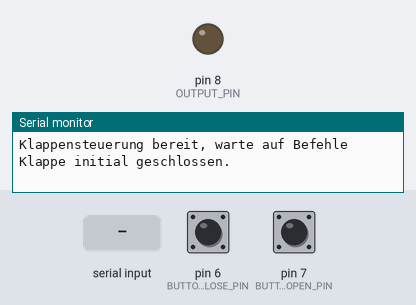
Bench run of a program on a simulated Arduino Uno, built with avr-gcc and run on an emulated ATmega328P. Parts: output pins drawn as LEDs (lit = HIGH), the last lines printed to the serial monitor. Dashed ring = blinking. The test bench sets the inputs (shaded band); at power-on: pin 7 (BUTTON_OPEN_PIN) HIGH, pin 6 (BUTTON_CLOSE_PIN) HIGH.

Above: at 1.4 s.
1.5 s: pin 7 (BUTTON_OPEN_PIN) pulled LOW for 0.15 s
At 2.1 s:
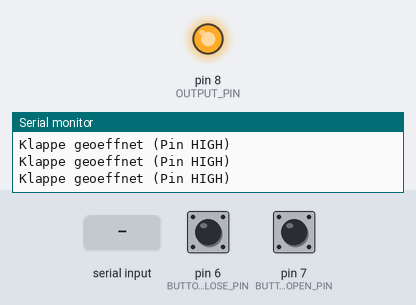
3.1 s: pin 6 (BUTTON_CLOSE_PIN) pulled LOW for 0.15 s
At 3.4 s:
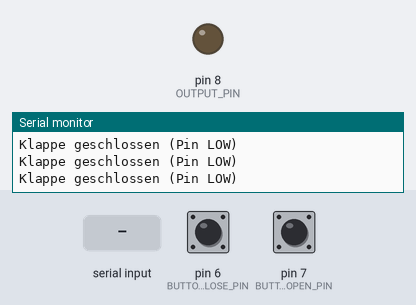
4.7 s: pin 7 (BUTTON_OPEN_PIN) pulled LOW for 1 s
At 5.8 s:
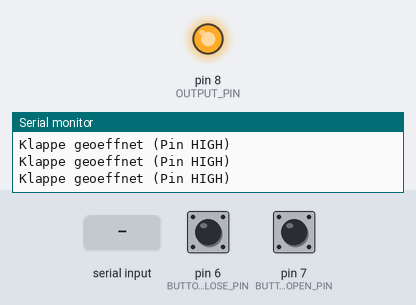
7.2 s: pin 6 (BUTTON_CLOSE_PIN) pulled LOW for 1 s
At 7.7 s:
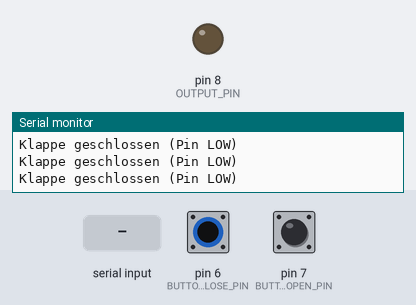
9.7 s: pin 6 (BUTTON_CLOSE_PIN) driven LOW and pin 7 (BUTTON_OPEN_PIN) driven LOW
At 10.7 s:
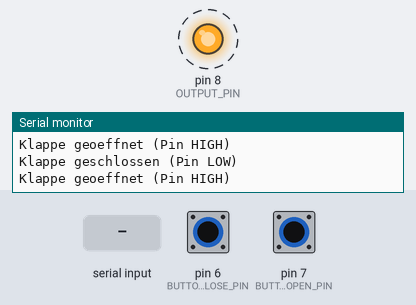
12.7 s: "O" received over Serial
Timing chart, 0 to 63.2 s (numbered marks = the images above; inputs shaded):
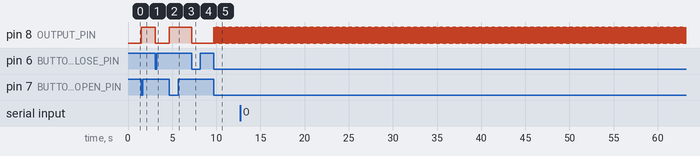

Measured:
- after the input at 1.5 s, pin 8 (OUTPUT_PIN): LOW → HIGH at once
- after the input at 3.1 s, pin 8 (OUTPUT_PIN): HIGH → LOW at once
- after the input at 4.7 s, pin 8 (OUTPUT_PIN): LOW → HIGH at once
- after the input at 7.2 s, pin 8 (OUTPUT_PIN): HIGH → LOW at once
- after the input at 9.7 s, pin 8 (OUTPUT_PIN): alternates HIGH for 0.03 s and LOW for 0.03 s, starting at once

The program:

main.cpp
```cpp
#include "ExhaustSystem.h"
#include "ButtonControl.h"
#include "Arduino.h"

//PIN belegungen für die Steuerung der Klappe
#define OUTPUT_PIN 8
#define BUTTON_OPEN_PIN 7
#define BUTTON_CLOSE_PIN 6

//Definition der Buttons
ExhaustSystem exhaustsystem(OUTPUT_PIN);
ButtonControl buttonOpen(BUTTON_OPEN_PIN);
ButtonControl buttonClose(BUTTON_CLOSE_PIN);

void setup() {
    Serial.begin(9600);
    delay(200);

    Serial.println("Klappensteuerung bereit, warte auf Befehle");

    exhaustsystem.begin();
    buttonOpen.begin();
    buttonClose.begin();
}

void loop() {
    // Klasse Aufrufen für verarbeitung von Befehlen per App
    exhaustsystem.handleBluetooth();

    // Manuelle Klappensteuerung über Buttons

    //Klappe öffnen
    if (buttonOpen.isPressed()) {
        exhaustsystem.setOutput(true);
    }

    // Klappe schliessen
    if (buttonClose.isPressed()) {
        exhaustsystem.setOutput(false);
    }
}
```

ButtonControl.cpp
```cpp
#include "ButtonControl.h"
#include <Arduino.h>

ButtonControl::ButtonControl(uint8_t pin) : _pin(pin) {}

void ButtonControl::begin() {
    pinMode(_pin, INPUT_PULLUP);
}

bool ButtonControl::isPressed() {
    return digitalRead(_pin) == LOW; // aktiv LOW
}
```

ButtonControl.h
```cpp
#pragma once
#include "Arduino.h"

class ButtonControl {
public:
    ButtonControl(uint8_t pin);
    void begin();
    bool isPressed();

private:
    uint8_t _pin;
};
```

ExhaustSystem.cpp
```cpp
#include "ExhaustSystem.h"
#include "Arduino.h"

ExhaustSystem::ExhaustSystem(uint8_t outputPinSmartphone)
    : _outputPinSmartphone(outputPinSmartphone) {}

void ExhaustSystem::begin() {
    pinMode(_outputPinSmartphone, OUTPUT);
    digitalWrite(_outputPinSmartphone, LOW);
    Serial.println("Klappe initial geschlossen.");
}

void ExhaustSystem::handleBluetooth() {
    while (Serial.available()) {
        char c = Serial.read();
        _processCommand(c);
    }
}

void ExhaustSystem::_processCommand(char command) {
    if (command == 'O') {
        setOutput(true);
    } else if (command == 'C') {
        setOutput(false);
    }
}

void ExhaustSystem::setOutput(bool state) {
    digitalWrite(_outputPinSmartphone, state ? HIGH : LOW);
    Serial.println(state ? "Klappe geoeffnet (Pin HIGH)" : "Klappe geschlossen (Pin LOW)");
}
```

ExhaustSystem.h
```cpp
#pragma once
#include "Arduino.h"

class ExhaustSystem {
public:
    ExhaustSystem(uint8_t outputPinSmartphone);
    void begin();
    void handleBluetooth();
    void setOutput(bool state);

private:
    uint8_t _outputPinSmartphone;
    void _processCommand(char command);
};
```
